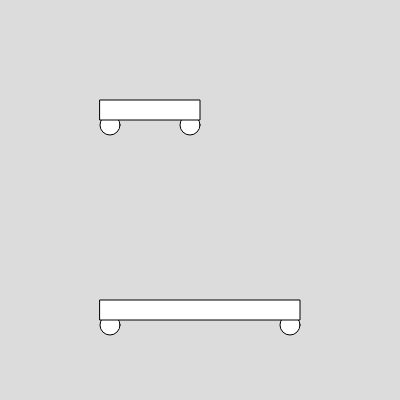
Frame 1 (no input)
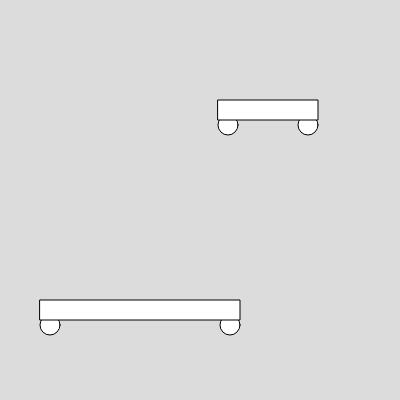
Frame 60 (no input)
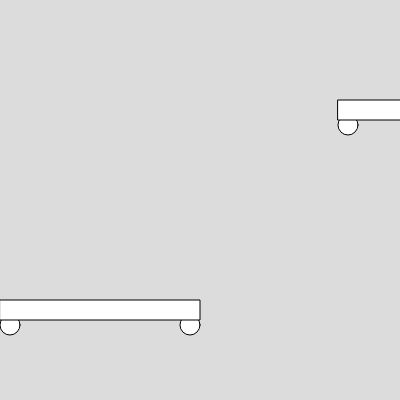
Frame 120 (the mouse pressed at the canvas centre since frame 60)

The p5.js sketch that drew these frames (run headless with seeded random() and noise() and a simulated clock; from frame 60 on, the mouse is pressed at the canvas centre):

// p5.js sketch
// ── sketch.js
let myCar;
let newCar_1;
let cars=[];
let NoCar=20;
function setup() {
  createCanvas(400, 400);
  myCar = new Car(100,300,200,20);
  newCar_1 = new Car(100,100,100,2)

  
  
}

function draw() {
  background(220);
  myCar.show();
  newCar_1.show();
  myCar.move();
  newCar_1.move();
  
}

// ── car.js
class Car {
    constructor(x, y, z,speed) {
        this.x = x;
        this.y = y;
        this.size = z;
        this.speed=speed;
    }

    show() {
        ellipse(this.x+10, this.y+25, 20)
        ellipse(this.x+this.size-10, this.y+25, 20)
        rect(this.x, this.y, this.size,20);
        
    }


    move(){
        this.x = this.x+this.speed;
        if(this.x>width){
            this.x=-this.size
        }
    }


}
